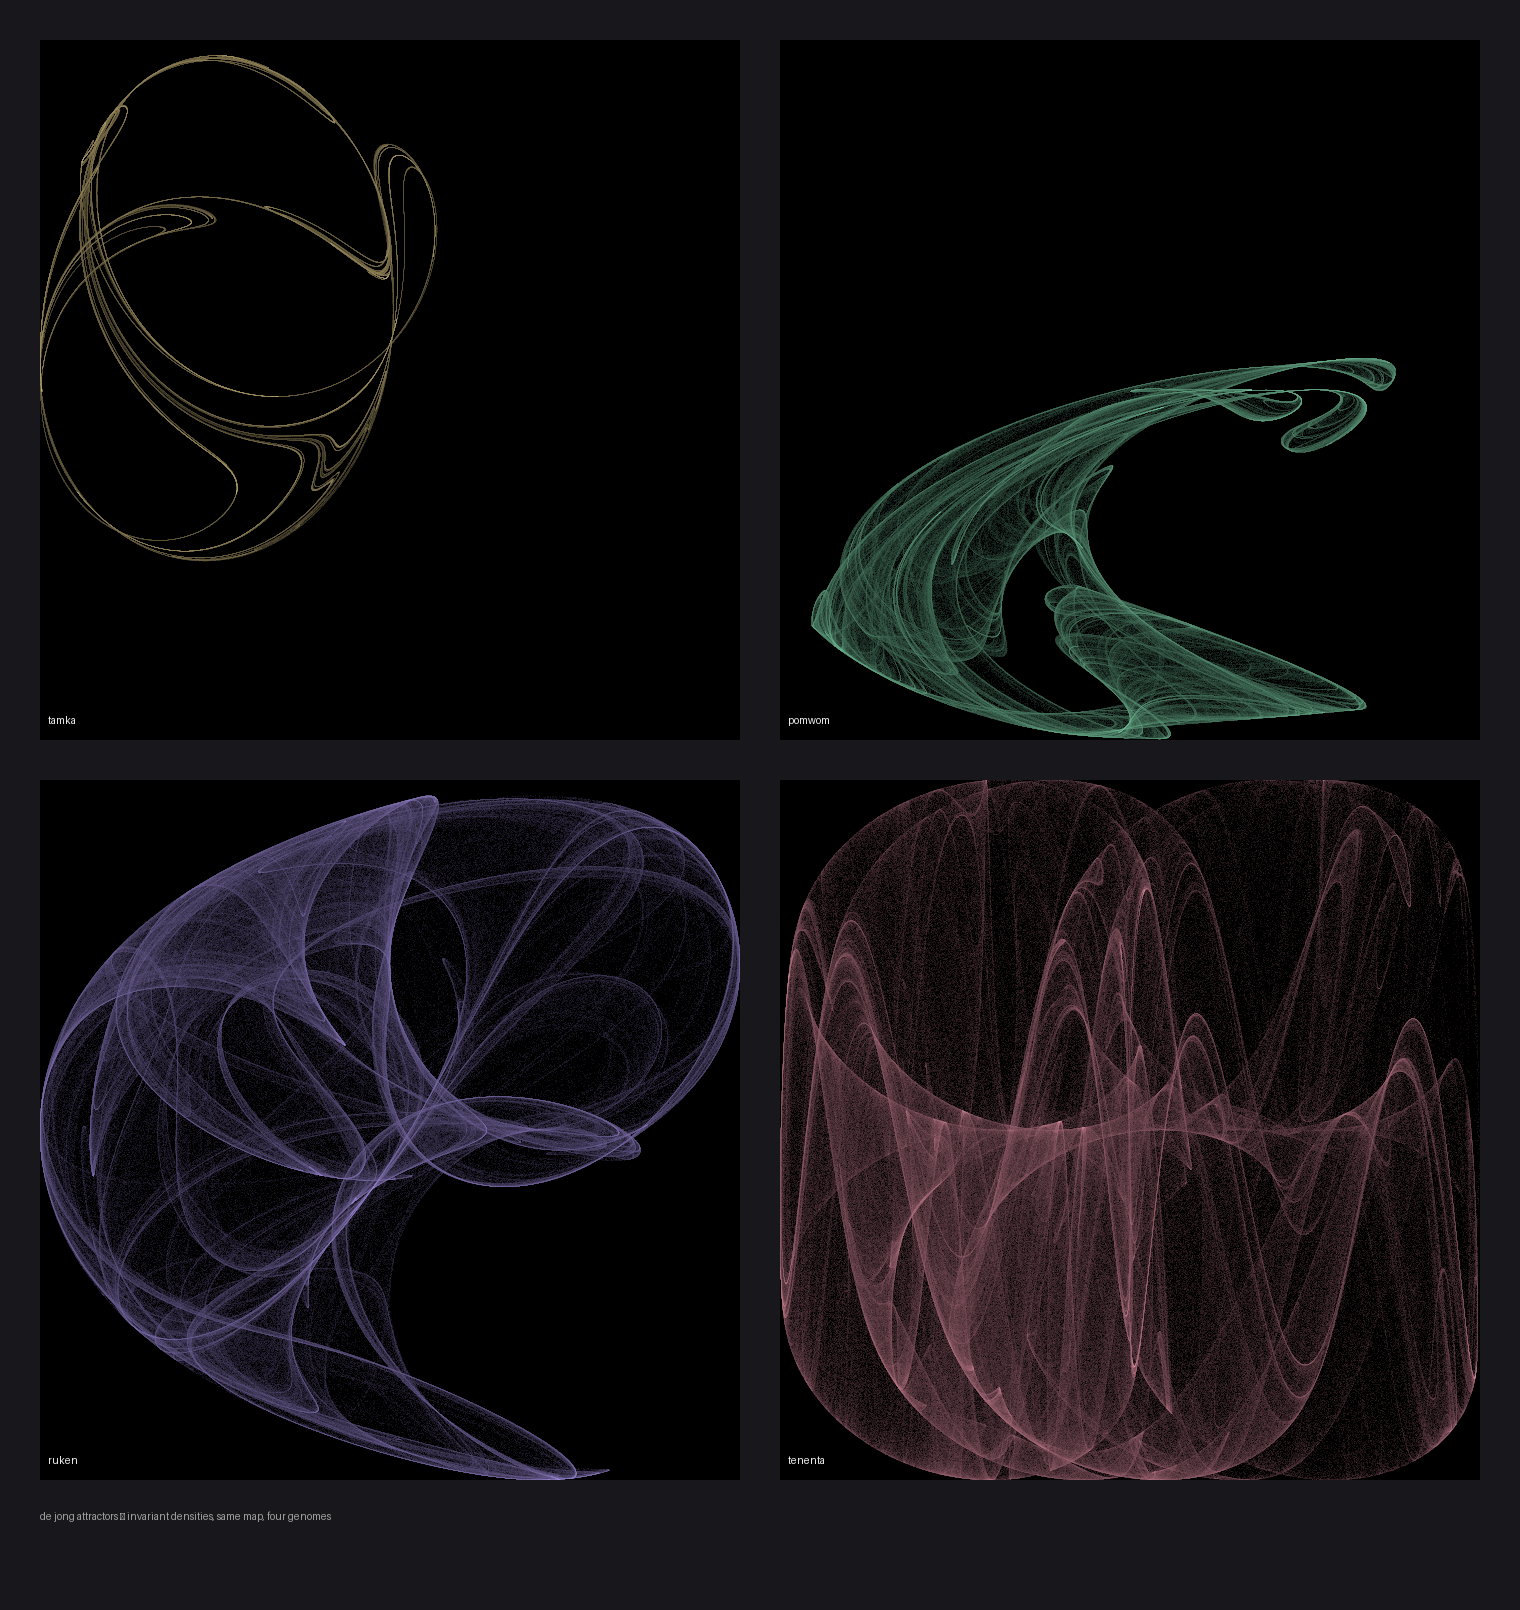

Write Python code to recreate this figure.
"""attract.py — de Jong strange attractor atlas.

Draws thread + math: 2-D iterated map
    x' = sin(a*y) - cos(b*x)
    y' = sin(c*x) - cos(d*y)
Four parameter quadruples -> four attractor phenotypes,
density-plotted as a plate. Each panel is the invariant
measure of a chaotic orbit: millions of samples, same map,
different (a,b,c,d) -> visibly different shapes.

Verification without eyes: each panel must be non-degenerate
(occupied pixel fraction in a sane band: a point or a full
blur are both failures) and panels must differ from each
other (correlation of density fields < 1).
"""

import os
import sys
import numpy as np
from PIL import Image, ImageDraw, ImageFont

sys.path.insert(0, os.path.join(os.path.dirname(__file__),
                                '..', 'conlang'))
from gen import word
import random

QUADS = [
    (-2.24, 0.43, -0.65, -2.43),   # classic "cloud"
    ( 2.01, -2.53,  1.61, -0.33),  # "lace"
    (-2.00, -2.00, -1.20,  2.00),  # "waves"
    ( 1.40,  1.56,  1.40, -6.56),  # "star"
]

N = 2_000_000
GRID = 700
PAD = 40


def orbit(a, b, c, d, n=N, burn=1000):
    """Vectorised orbit: keep x,y arrays, iterate n steps."""
    xs = np.empty(n, dtype=np.float32)
    ys = np.empty(n, dtype=np.float32)
    x, y = 0.1, 0.1
    for i in range(burn):                       # settle
        x, y = np.sin(a * y) - np.cos(b * x), \
               np.sin(c * x) - np.cos(d * y)
    for i in range(n):
        x, y = np.sin(a * y) - np.cos(b * x), \
               np.sin(c * x) - np.cos(d * y)
        xs[i] = x
        ys[i] = y
    return xs, ys


def density(xs, ys, grid=GRID):
    """Log-density histogram normalised to [0,1]."""
    h, *_ = np.histogram2d(xs, ys, bins=grid,
                           range=[[-2, 2], [-2, 2]])
    h = np.log1p(h)
    return h / h.max() if h.max() > 0 else h


def main():
    rng = random.Random(7)
    names = [word(rng) for _ in QUADS]
    tile = GRID
    plate = Image.new('RGB', (2 * tile + 3 * PAD,
                              2 * tile + 3 * PAD + 90),
                      (24, 24, 28))
    dr = ImageDraw.Draw(plate)
    fields = []
    for i, ((a, b, c, d), name) in enumerate(zip(QUADS, names)):
        xs, ys = orbit(a, b, c, d)
        f = density(xs, ys)
        fields.append(f)
        occ = (f > 0.05).mean()
        print(f'{name}: occ={occ:.3f} '
              f'(a={a} b={b} c={c} d={d})')
        # colour: base hue per panel, density -> brightness
        hue = np.array([(200, 180, 120), (120, 200, 160),
                        (160, 140, 220), (220, 140, 160)][i])
        img = (f.T[::-1, :, None] * hue).astype(np.uint8)
        px = PAD + (i % 2) * (tile + PAD)
        py = PAD + (i // 2) * (tile + PAD)
        plate.paste(Image.fromarray(img), (px, py))
        dr.text((px + 8, py + tile - 26), name,
                fill=(240, 240, 240))
    dr.text((PAD, 2 * tile + 2 * PAD + 30),
            'de jong attractors — invariant densities, '
            'same map, four genomes',
            fill=(160, 160, 160))
    out = os.path.join(os.path.dirname(__file__), 'attract.png')
    plate.save(out)
    print('saved', out)

    # cross-panel correlation: same map+params would give ~1
    f0, f1 = fields[0].ravel(), fields[1].ravel()
    corr = np.corrcoef(f0, f1)[0, 1]
    print(f'panel corr(0,1) = {corr:.3f}')


if __name__ == '__main__':
    main()
